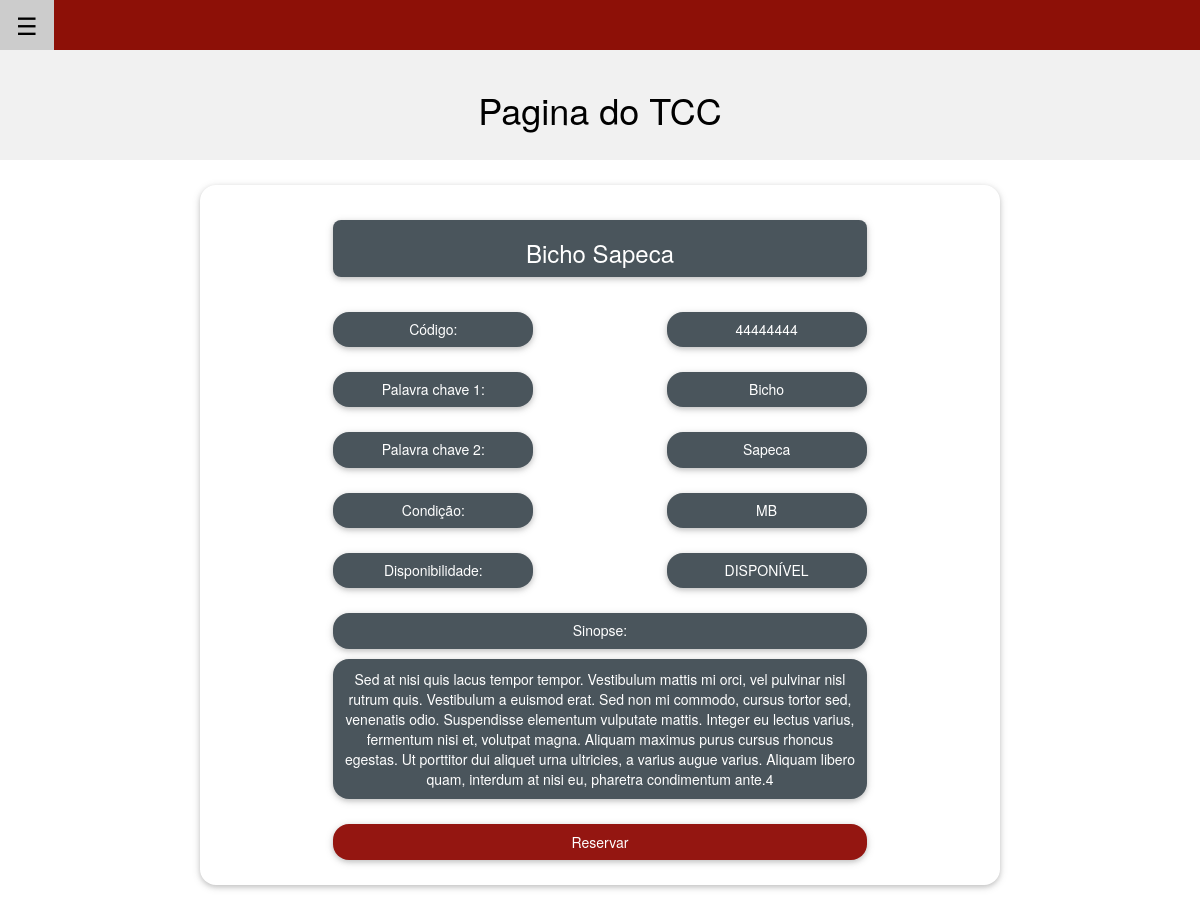
The app's page /pagTcc.php?id=4 (signed in) with its own data.
### tables this page shows
CREATE TABLE TB_TCC
(
	ID_TCC INT NOT NULL PRIMARY KEY AUTO_INCREMENT,
	COD_USUARIO INT NOT NULL,
	COD_COLECAO INT NOT NULL,
	TCC_CODIGO VARCHAR(50) NOT NULL,
	TCC_PALAVRACHAVE1 VARCHAR(50) NOT NULL,
	TCC_PALAVRACHAVE2 VARCHAR(50) NOT NULL,
	TCC_CONDICAO VARCHAR(50) NOT NULL,
	TCC_DISPONIBILIDADE BOOLEAN NOT NULL,
	TCC_TITULO VARCHAR(50) NOT NULL,
	TCC_SINOPSE TEXT(500) NOT NULL,
	CONSTRAINT FOREIGN KEY (COD_USUARIO) REFERENCES TB_USUARIO(ID_USUARIO),
	CONSTRAINT FOREIGN KEY (COD_COLECAO) REFERENCES TB_COLECAO(ID_COLECAO)
);

### bancoDados.class.php (called while the page is built, shortened)
<?php
    class bancoDadosBTCC
    {
        private $usuario;
        private $senha;
        private $banco;
        private $host;
        public function conectarBancoDados(){
            $conexao = mysqli_connect($this->getHost(), $this->getUsuario(), $this->getSenha())
            or die ("ERRO CONEXAO");
            if($conexao){
                mysqli_select_db($conexao, $this->getBanco())
                or die ("ERRO SELECT DATABASE");
            }
            return $conexao;
        }
        public function buscaTcc($id){
            $conexao = $this->conectarBancoDados();
            $comandoSQL = "SELECT TCC_CODIGO, TCC_PALAVRACHAVE1, TCC_PALAVRACHAVE2, TCC_CONDICAO, TCC_DISPONIBILIDADE, TCC_TITULO, TCC_SINOPSE FROM tb_tcc WHERE ID_TCC = '$id'";
            $result = mysqli_query($conexao, $comandoSQL);
            if(mysqli_num_rows($result) > 0)
            {
                $linha1 = "";
                while ($resultado = $result->fetch_array(MYSQLI_ASSOC))
                {
                    $codigo = $resultado['TCC_CODIGO'];
                    $pchave1 = $resultado['TCC_PALAVRACHAVE1'];
                    $pchave2 = $resultado['TCC_PALAVRACHAVE2'];
                    $condicao = $resultado['TCC_CONDICAO'];
                    $disponibilidade = $resultado['TCC_DISPONIBILIDADE'];
                    $titulo = $resultado['TCC_TITULO'];
                    $sinopse = $resultado['TCC_SINOPSE'];
                    $linha1 = $codigo."/".$pchave1."/".$pchave2."/".$condicao."/".$disponibilidade."/".$titulo."/".$sinopse;
                }
                return $linha1;
            }
            else{
                return "0";
            }
        }
        public function setUsuario($newUsuario)
        {
            $this->usuario = $newUsuario;
        }
        public function getUsuario()
        {
            return $this->usuario;
        }
        public function setSenha($newSenha)
        {
            $this->senha = $newSenha;
        }
        public function getSenha()
        {
            return $this->senha;
        }
        public function setBanco($newBanco)
        {
            $this->banco = $newBanco;
        }
        public function getBanco()
        {
            return $this->banco;
        }
        public function setHost($newHost)
        {
            $this->host = $newHost;
        }
        public function getHost()
        {
            return $this->host;
        }
    }

### pagTcc.php (the view, shortened to what this page needs)
<?php
    include "bancoDados.class.php";
    $banco = new bancoDadosBTCC("root", "", "localhost", "bd_btcc");
    if(!isset($_GET['id'])){
      $codigo = "NÃO ESPECIFICADO";
      $palavraC1 = "NÃO ESPECIFICADO";
      $palavraC2 = "NÃO ESPECIFICADO";
      $condicao = "NÃO ESPECIFICADO";
      $disponibilidade = "NÃO ESPECIFICADO";
      $titulo = "NÃO ESPECIFICADO";
      $sinopse = "NÃO ESPECIFICADO";
    }else{
        $codigo = " ";
        $palavraC1 = " ";
        $palavraC2 = " ";
        $condicao = " ";
        $disponibilidade = " ";
        $titulo = " ";
        $sinopse = " ";
        if(isset($_GET['id'])){
        $tcc = explode("/", $banco->buscaTcc($_SESSION['id']));
        $codigo =           $tcc[0];
        $palavraC1 =        $tcc[1];
        $palavraC2 =        $tcc[2];
        $condicao =         $tcc[3];
        $disponibilidade =  $tcc[4];
        $titulo =           $tcc[5];
        $sinopse =          $tcc[6];
      }
    }
?>
<!DOCTYPE html>
<html>
<link rel="stylesheet" type="text/css" href="css/w3.css">
<link rel="stylesheet" href="css/w3-theme-red.css">
<link rel="stylesheet" href="css/icon.css">
<link rel="stylesheet" href="https://maxcdn.bootstrapcdn.com/bootstrap/3.3.7/css/bootstrap.min.css">
<link type="text/css" rel="stylesheet" href="js/jquery-ui.css" />
<link rel="stylesheet" href="https://cdnjs.cloudflare.com/ajax/libs/font-awesome/4.7.0/css/font-awesome.min.css">
<body>
<div id="main">
<div class="w3-theme-d5 w3-card">
  <button id="openNav" class="w3-button w3-xlarge w3-theme-d5" onclick="w3_open()">&#9776;</button>
</div>
<div class="w3-container w3-center w3-light-gray">
   <br><h1 class="w3-animate-top">Pagina do TCC</h1><br>
</div>
<div class="w3-row">
  <div class="w3-col m2">&nbsp;</div>
  <div class="w3-col m8 w3-round-xlarge w3-card" style="margin-top: 25px; margin-bottom: 25px;">
    <div class="w3-row">
      <div class="w3-col m2">&nbsp;</div>
      <div class="w3-col m8 w3-light-gray w3-round-large w3-card w3-center w3-theme-cinza" style="margin-top: 35px; margin-bottom: 35px;">
        <h3><?php echo $titulo; ?></h3>
      </div>
      <div class="w3-col m2">&nbsp;</div>
    </div>
    <div class="w3-row">
      <div class="w3-col m2">&nbsp;</div>
      <div class="w3-col m3 w3-light-gray w3-round-xlarge w3-card w3-center w3-theme-cinza" style="margin-bottom: 25px;">
        <h5>Código:</h5>
      </div>
      <div class="w3-col m2">&nbsp;</div>
      <div class="w3-col m3 w3-light-gray w3-round-xlarge w3-card w3-center w3-theme-cinza" style="margin-bottom: 25px;">
        <h5><?php echo $codigo; ?></h5>
      </div>
      <div class="w3-col m2">&nbsp;</div>
    </div>
    <div class="w3-row">
      <div class="w3-col m2">&nbsp;</div>
      <div class="w3-col m3 w3-light-gray w3-round-xlarge w3-card w3-center w3-theme-cinza" style="margin-bottom: 25px;">
        <h5>Palavra chave 1:</h5>
      </div>
      <div class="w3-col m2">&nbsp;</div>
      <div class="w3-col m3 w3-light-gray w3-round-xlarge w3-card w3-center w3-theme-cinza" style="margin-bottom: 25px;">
        <h5><?php echo $palavraC1; ?></h5>
      </div>
      <div class="w3-col m2">&nbsp;</div>
    </div>
    <div class="w3-row">
      <div class="w3-col m2">&nbsp;</div>
      <div class="w3-col m3 w3-light-gray w3-round-xlarge w3-card w3-center w3-theme-cinza" style="margin-bottom: 25px;">
        <h5>Palavra chave 2:</h5>
      </div>
      <div class="w3-col m2">&nbsp;</div>
      <div class="w3-col m3 w3-light-gray w3-round-xlarge w3-card w3-center w3-theme-cinza" style="margin-bottom: 25px;">
        <h5><?php echo $palavraC2; ?></h5>
      </div>
      <div class="w3-col m2">&nbsp;</div>
    </div>
    <div class="w3-row">
      <div class="w3-col m2">&nbsp;</div>
      <div class="w3-col m3 w3-light-gray w3-round-xlarge w3-card w3-center w3-theme-cinza" style="margin-bottom: 25px;">
        <h5>Condição:</h5>
      </div>
      <div class="w3-col m2">&nbsp;</div>
      <div class="w3-col m3 w3-light-gray w3-round-xlarge w3-card w3-center w3-theme-cinza" style="margin-bottom: 25px;">
        <h5><?php echo $condicao; ?></h5>
      </div>
      <div class="w3-col m2">&nbsp;</div>
    </div>
    <div class="w3-row">
      <div class="w3-col m2">&nbsp;</div>
      <div class="w3-col m3 w3-light-gray w3-round-xlarge w3-card w3-center w3-theme-cinza" style="margin-bottom: 25px;">
        <h5>Disponibilidade:</h5>
      </div>
      <div class="w3-col m2">&nbsp;</div>
      <div class="w3-col m3 w3-light-gray w3-round-xlarge w3-card w3-center w3-theme-cinza" style="margin-bottom: 25px;">
        <h5><?php if($disponibilidade == "1") echo "DISPONÍVEL"; else echo "INDISPONÍVEL (!)"; ?></h5>
      </div>
      <div class="w3-col m2">&nbsp;</div>
    </div>
    <div class="w3-row">
      <div class="w3-col m2">&nbsp;</div>
      <div class="w3-col m8 w3-light-gray w3-round-xlarge w3-card w3-center w3-theme-cinza" style="margin-bottom: 10px;">
        <h5>Sinopse:</h5>
      </div>
      <div class="w3-col m2">&nbsp;</div>
    </div>
    <div class="w3-row">
      <div class="w3-col m2">&nbsp;</div>
      <div class="w3-col m8 w3-light-gray w3-round-xlarge w3-card w3-center w3-theme-cinza" style="margin-bottom: 25px; padding: 10px;">
         <?php echo $sinopse; ?>
      </div>
      <div class="w3-col m2">&nbsp;</div>
    </div>
    <div class="w3-row">
      <div class="w3-col m2">&nbsp;</div>
      <div class="w3-col m8 w3-center" style="margin-bottom: 25px;"">
        <?php
          if($disponibilidade == "1"){
            echo "<button style='width: 100%;' onclick='reservar(".$_SESSION['id'].")' type='submit' class='w3-button w3-round-xlarge w3-card w3-theme-btcc'>Reservar</button>";
          }else{
            echo "<div style='width:100%; padding:10px;' class='w3-hoverable w3-round-xlarge w3-card w3-theme-btcc'>INDISPONÍVEL</div>";
          }
        ?>
      </div>
      <div class="w3-col m2">&nbsp;</div>
    </div>
  </div>
  <div class="w3-col m2">&nbsp;</div>
</div>
</div>
</body>
</html>

### css/w3.css (style rules this page uses)
*,*:before,*:after { box-sizing:inherit }
html { -ms-text-size-adjust:100%;-webkit-text-size-adjust:100% }
body { margin:0 }
button,input,select,textarea { font:inherit;margin:0 }
button,input { overflow:visible }
button,select { text-transform:none }
button,html [type=button],[type=reset],[type=submit] { -webkit-appearance:button }
html,body { font-family:Verdana,sans-serif;font-size:15px;line-height:1.5 }
html { overflow-x:hidden }
h1 { font-size:36px }
h3 { font-size:24px }
h5 { font-size:18px }
h1,h2,h3,h4,h5,h6 { font-family:"Segoe UI",Arial,sans-serif;font-weight:400;margin:10px 0 }
.w3-btn,.w3-button { border:none;display:inline-block;outline:0;padding:8px 16px;vertical-align:middle;overflow:hidden;text-decoration:none;color:inherit;background-color:inherit;text-align:center;cursor:pointer;white-space:nowrap }
.w3-btn,.w3-button { -webkit-touch-callout:none;-webkit-user-select:none;-khtml-user-select:none;-moz-user-select:none;-ms-user-select:none;user-select:none }
.w3-main,#main { transition:margin-left .4s }
.w3-container:after,.w3-container:before,.w3-panel:after,.w3-panel:before,.w3-row:after,.w3-row:before,.w3-row-padding:after,.w3-row-padding:before, .w3-cell-row:before,.w3-cell-row:after,.w3-clear:after,.w3-clear:before,.w3-bar:before,.w3-bar:after { content:"";display:table;clear:both }
.w3-col,.w3-half,.w3-third,.w3-twothird,.w3-threequarter,.w3-quarter { float:left;width:100% }
@media (min-width:601px) { .w3-col.m2 { width:16.66666% } }
@media (min-width:601px) { .w3-col.m3,.w3-quarter { width:24.99999% } }
@media (min-width:601px) { .w3-col.m8,.w3-twothird { width:66.66666% } }
.w3-round-large { border-radius:8px }
.w3-round-xlarge { border-radius:16px }
.w3-container,.w3-panel { padding:0.01em 16px }
.w3-card,.w3-card-2 { box-shadow:0 2px 5px 0 rgba(0,0,0,0.16),0 2px 10px 0 rgba(0,0,0,0.12) }
.w3-animate-top { position:relative;animation:animatetop 0.4s }
.w3-xlarge { font-size:24px!important }
.w3-center { text-align:center!important }
.w3-light-grey,.w3-hover-light-grey:hover,.w3-light-gray,.w3-hover-light-gray:hover { color:#000!important;background-color:#f1f1f1!important }

### css/w3-theme-red.css (style rules this page uses)
.w3-theme-d5 { color:#fff !important; background-color:#8d1007 !important }
.w3-theme-btcc { color:#fff !important; background-color:#941611 !important }
.w3-theme-cinza { color:#fff !important; background-color:#4a555c !important }

### records on screen
tb_tcc: TCC_TITULO "Bicho Sapeca", TCC_CODIGO "44444444", TCC_PALAVRACHAVE1 "Bicho", TCC_PALAVRACHAVE2 "Sapeca", TCC_CONDICAO "MB", TCC_SINOPSE "Sed at nisi quis lacus tempor tempor. Vestibulum mattis mi orci, vel pulvinar nisl rutrum quis. Vestibulum a euismod erat. Sed non mi commodo, cursus tortor sed, venenatis odio. Suspendisse elementum vulputate mattis. Integer eu lectus varius, fermentum nisi et, volutpat magna. Aliquam maximus purus cursus rhoncus egestas. Ut porttitor dui aliquet urna ultricies, a varius augue varius. Aliquam libero quam, interdum at nisi eu, pharetra condimentum ante.4"
